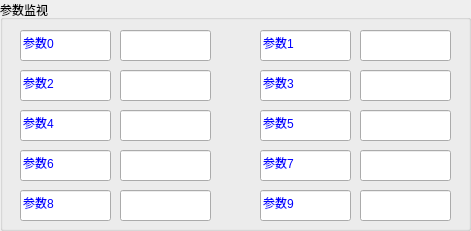
          <widget class="QGroupBox" name="groupBox_7">
           <property name="geometry">
            <rect>
             <x>10</x>
             <y>310</y>
             <width>471</width>
             <height>231</height>
            </rect>
           </property>
           <property name="title">
            <string>参数监视</string>
           </property>
           <widget class="QLineEdit" name="arg0ValueLineEdit">
            <property name="geometry">
             <rect>
              <x>120</x>
              <y>30</y>
              <width>91</width>
              <height>31</height>
             </rect>
            </property>
            <property name="styleSheet">
             <string notr="true">color: rgb(255, 0, 0);</string>
            </property>
            <property name="text">
             <string/>
            </property>
            <property name="readOnly">
             <bool>true</bool>
            </property>
           </widget>
           <widget class="QLineEdit" name="arg0NameLineEdit">
            <property name="geometry">
             <rect>
              <x>20</x>
              <y>30</y>
              <width>91</width>
              <height>31</height>
             </rect>
            </property>
            <property name="styleSheet">
             <string notr="true">color: rgb(0, 0, 255);</string>
            </property>
            <property name="text">
             <string>参数0</string>
            </property>
           </widget>
           <widget class="QLineEdit" name="arg1NameLineEdit">
            <property name="geometry">
             <rect>
              <x>260</x>
              <y>30</y>
              <width>91</width>
              <height>31</height>
             </rect>
            </property>
            <property name="styleSheet">
             <string notr="true">color: rgb(0, 0, 255);</string>
            </property>
            <property name="text">
             <string>参数1</string>
            </property>
           </widget>
           <widget class="QLineEdit" name="arg1ValueLineEdit">
            <property name="geometry">
             <rect>
              <x>360</x>
              <y>30</y>
              <width>91</width>
              <height>31</height>
             </rect>
            </property>
            <property name="styleSheet">
             <string notr="true">color: rgb(255, 0, 0);</string>
            </property>
            <property name="text">
             <string/>
            </property>
            <property name="readOnly">
             <bool>true</bool>
            </property>
           </widget>
           <widget class="QLineEdit" name="arg2NameLineEdit">
            <property name="geometry">
             <rect>
              <x>20</x>
              <y>70</y>
              <width>91</width>
              <height>31</height>
             </rect>
            </property>
            <property name="styleSheet">
             <string notr="true">color: rgb(0, 0, 255);</string>
            </property>
            <property name="text">
             <string>参数2</string>
            </property>
           </widget>
           <widget class="QLineEdit" name="arg2ValueLineEdit">
            <property name="geometry">
             <rect>
              <x>120</x>
              <y>70</y>
              <width>91</width>
              <height>31</height>
             </rect>
            </property>
            <property name="styleSheet">
             <string notr="true">color: rgb(255, 0, 0);</string>
            </property>
            <property name="text">
             <string/>
            </property>
            <property name="readOnly">
             <bool>true</bool>
            </property>
           </widget>
           <widget class="QLineEdit" name="arg3NameLineEdit">
            <property name="geometry">
             <rect>
              <x>260</x>
              <y>70</y>
              <width>91</width>
              <height>31</height>
             </rect>
            </property>
            <property name="styleSheet">
             <string notr="true">color: rgb(0, 0, 255);</string>
            </property>
            <property name="text">
             <string>参数3</string>
            </property>
           </widget>
           <widget class="QLineEdit" name="arg3ValueLineEdit">
            <property name="geometry">
             <rect>
              <x>360</x>
              <y>70</y>
              <width>91</width>
              <height>31</height>
             </rect>
            </property>
            <property name="styleSheet">
             <string notr="true">color: rgb(255, 0, 0);</string>
            </property>
            <property name="text">
             <string/>
            </property>
            <property name="readOnly">
             <bool>true</bool>
            </property>
           </widget>
           <widget class="QLineEdit" name="arg4NameLineEdit">
            <property name="geometry">
             <rect>
              <x>20</x>
              <y>110</y>
              <width>91</width>
              <height>31</height>
             </rect>
            </property>
            <property name="styleSheet">
             <string notr="true">color: rgb(0, 0, 255);</string>
            </property>
            <property name="text">
             <string>参数4</string>
            </property>
           </widget>
           <widget class="QLineEdit" name="arg4ValueLineEdit">
            <property name="geometry">
             <rect>
              <x>120</x>
              <y>110</y>
              <width>91</width>
              <height>31</height>
             </rect>
            </property>
            <property name="styleSheet">
             <string notr="true">color: rgb(255, 0, 0);</string>
            </property>
            <property name="text">
             <string/>
            </property>
            <property name="readOnly">
             <bool>true</bool>
            </property>
           </widget>
           <widget class="QLineEdit" name="arg5NameLineEdit">
            <property name="geometry">
             <rect>
              <x>260</x>
              <y>110</y>
              <width>91</width>
              <height>31</height>
             </rect>
            </property>
            <property name="styleSheet">
             <string notr="true">color: rgb(0, 0, 255);</string>
            </property>
            <property name="text">
             <string>参数5</string>
            </property>
           </widget>
           <widget class="QLineEdit" name="arg5ValueLineEdit">
            <property name="geometry">
             <rect>
              <x>360</x>
              <y>110</y>
              <width>91</width>
              <height>31</height>
             </rect>
            </property>
            <property name="styleSheet">
             <string notr="true">color: rgb(255, 0, 0);</string>
            </property>
            <property name="text">
             <string/>
            </property>
            <property name="readOnly">
             <bool>true</bool>
            </property>
           </widget>
           <widget class="QLineEdit" name="arg6NameLineEdit">
            <property name="geometry">
             <rect>
              <x>20</x>
              <y>150</y>
              <width>91</width>
              <height>31</height>
             </rect>
            </property>
            <property name="styleSheet">
             <string notr="true">color: rgb(0, 0, 255);</string>
            </property>
            <property name="text">
             <string>参数6</string>
            </property>
           </widget>
           <widget class="QLineEdit" name="arg6ValueLineEdit">
            <property name="geometry">
             <rect>
              <x>120</x>
              <y>150</y>
              <width>91</width>
              <height>31</height>
             </rect>
            </property>
            <property name="styleSheet">
             <string notr="true">color: rgb(255, 0, 0);</string>
            </property>
            <property name="text">
             <string/>
            </property>
            <property name="readOnly">
             <bool>true</bool>
            </property>
           </widget>
           <widget class="QLineEdit" name="arg7NameLineEdit">
            <property name="geometry">
             <rect>
              <x>260</x>
              <y>150</y>
              <width>91</width>
              <height>31</height>
             </rect>
            </property>
            <property name="styleSheet">
             <string notr="true">color: rgb(0, 0, 255);</string>
            </property>
            <property name="text">
             <string>参数7</string>
            </property>
           </widget>
           <widget class="QLineEdit" name="arg7ValueLineEdit">
            <property name="geometry">
             <rect>
              <x>360</x>
              <y>150</y>
              <width>91</width>
              <height>31</height>
             </rect>
            </property>
            <property name="styleSheet">
             <string notr="true">color: rgb(255, 0, 0);</string>
            </property>
            <property name="text">
             <string/>
            </property>
            <property name="readOnly">
             <bool>true</bool>
            </property>
           </widget>
           <widget class="QLineEdit" name="arg8NameLineEdit">
            <property name="geometry">
             <rect>
              <x>20</x>
              <y>190</y>
              <width>91</width>
              <height>31</height>
             </rect>
            </property>
            <property name="styleSheet">
             <string notr="true">color: rgb(0, 0, 255);</string>
            </property>
            <property name="text">
             <string>参数8</string>
            </property>
           </widget>
           <widget class="QLineEdit" name="arg8ValueLineEdit">
            <property name="geometry">
             <rect>
              <x>120</x>
              <y>190</y>
              <width>91</width>
              <height>31</height>
             </rect>
            </property>
            <property name="styleSheet">
             <string notr="true">color: rgb(255, 0, 0);</string>
            </property>
            <property name="text">
             <string/>
            </property>
            <property name="readOnly">
             <bool>true</bool>
            </property>
           </widget>
           <widget class="QLineEdit" name="arg9NameLineEdit">
            <property name="geometry">
             <rect>
              <x>260</x>
              <y>190</y>
              <width>91</width>
              <height>31</height>
             </rect>
            </property>
            <property name="styleSheet">
             <string notr="true">color: rgb(0, 0, 255);</string>
            </property>
            <property name="text">
             <string>参数9</string>
            </property>
           </widget>
           <widget class="QLineEdit" name="arg9ValueLineEdit">
            <property name="geometry">
             <rect>
              <x>360</x>
              <y>190</y>
              <width>91</width>
              <height>31</height>
             </rect>
            </property>
            <property name="styleSheet">
             <string notr="true">color: rgb(255, 0, 0);</string>
            </property>
            <property name="text">
             <string/>
            </property>
            <property name="readOnly">
             <bool>true</bool>
            </property>
           </widget>
          </widget>
